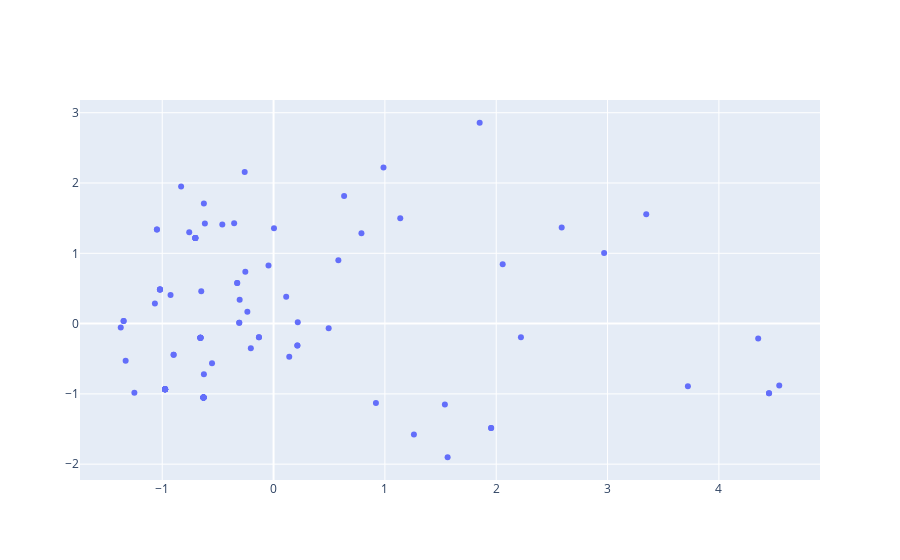

Notebook source saved alongside this figure:
### Code cell
data = go.Scatter(x=X[:, 0], y=X[:, 1], mode='markers', hovertext=list(map(lambda x: "-".join([str(y) for y in x]), res)))
fig = go.Figure(data=data)
fig.show()
